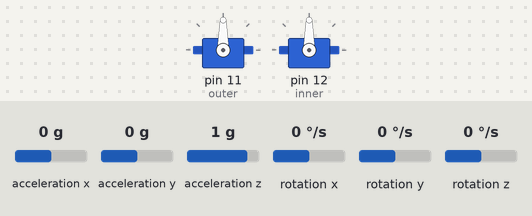
Simulated run of this sketch. Board: Arduino Uno, built with avr-gcc and run on an emulated ATmega328P. Shown: 2 × servo. The inputs (shaded band) are chosen by the test bench; at power-on: acceleration x 0 g, acceleration y 0 g, acceleration z 1 g, rotation x 0 °/s, rotation y 0 °/s, rotation z 0 °/s. What the sketch prints to the serial monitor is not drawn.

Above: at 1.2 s.
1.3 s: acceleration x set to -1.4 g
At 2.3 s:
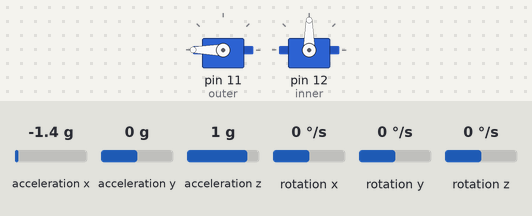
2.8 s: acceleration y set to -1.4 g
At 3.5 s:
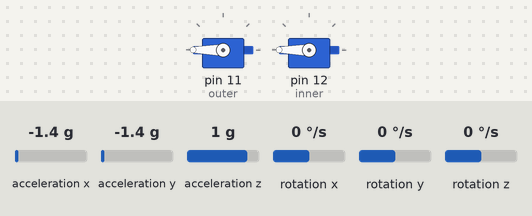
4.3 s: acceleration x set to -0.8 g
At 4.6 s:
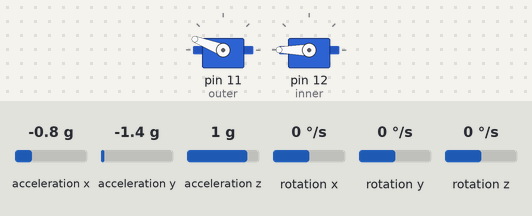
5.8 s: acceleration y set to -0.8 g
At 6.9 s:
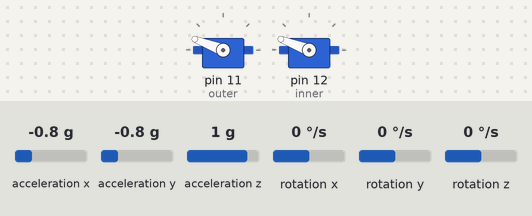
7.3 s: acceleration x set to 0 g
At 8.0 s:
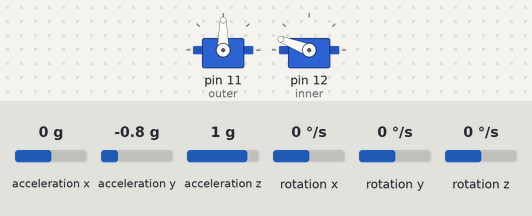
8.8 s: acceleration y set to 0.8 g
At 9.2 s:
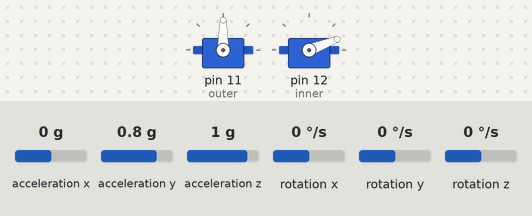
Timing chart, 0 to 11.3 s (numbered marks = the images above; inputs shaded):
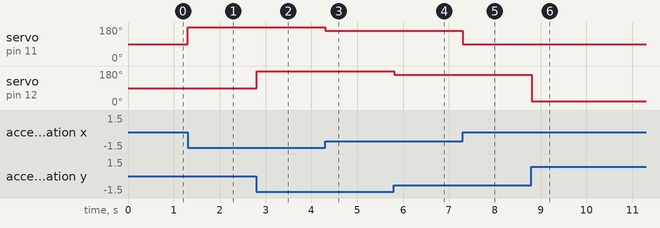

The sketch:

Vertical_flight.ino
```cpp
/*
Copied from: https://www.instructables.com/id/Arduino-Rocket-Guidance/
*/
#include "Wire.h"       // allows communication to i2c devices connected to arduino
#include "I2Cdev.h"     // I2Connection library (communication to serial port)
#include "MPU6050.h"    // IMU library
#include "Servo.h"      // servo control library

MPU6050 mpu; //defines the chip as a MPU so it can be called in the future

int16_t ax, ay, az;  // x y z orientation values from accelerometer
int16_t gx, gy, gz;  // x y z orientation values from gyrscope
///////////////////////////////////////////////////////////////////////////////////////
Servo outer;
Servo inner;
///////////////////////////////////////////////////////////////////////////////////////
int valo;     // outer val
int prevValo; // outer prev val
///////////////////////////////////////////////////////////////////////////////////////
int vali;  //inner val
int prevVali; //outer prev val
///////////////////////////////////////////////////////////////////////////////////////
//initializes the IMU
void setup()
{
    Wire.begin();
    Serial.begin(115200);

    Serial.println("Initialize MPU");
    mpu.initialize();
    Serial.println(mpu.testConnection() ? "Connected" : "Connection failed");
    outer.attach(11); //servo on pin 9 for large ring y //need to confirm X/Y planes
    inner.attach(12);//servo on pin 10 for small ring x
}
///////////////////////////////////////////////////////////////////////////////////////
void loop()
{
    mpu.getMotion6(&ax, &ay, &az, &gx, &gy, &gz);

    valo = map(ax, -17000, 17000, 179, 0);
    if (valo != prevValo)
    {
        outer.write(valo);
        prevValo = valo;
    }

     vali = map(ay, -17000, 17000, 179, 0);
    if (vali != prevVali)
    {
        inner.write(vali);
        prevVali = vali;
    }
    Serial.print(valo);
    Serial.print(" ");
    Serial.println(vali);

}
///////////////////////////////////////////////////////////////////////////////////////
```

Measured:
- after the input at 1.3 s, servo on pin 11 (outer): 90° → 180° at once
- after the input at 2.8 s, servo on pin 12 (inner): 90° → 180° at once
- after the input at 4.3 s, servo on pin 11 (outer): 180° → 159° at once
- after the input at 5.8 s, servo on pin 12 (inner): 180° → 159° at once
- after the input at 7.3 s, servo on pin 11 (outer): 159° → 90° at once
- after the input at 8.8 s, servo on pin 12 (inner): 159° → 21° at once
